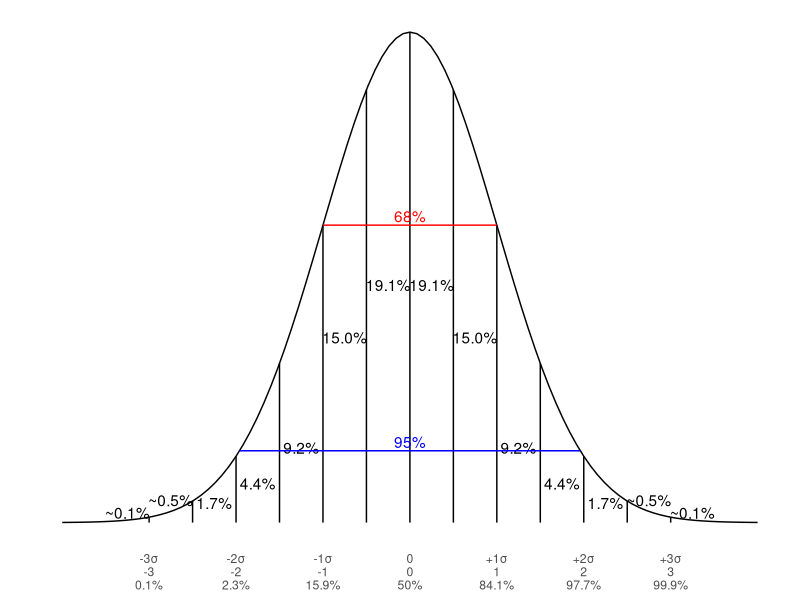

Reproduce this figure in R. (Note: this script raises an error after producing the figure.)
library(tidyverse)


markers <- tibble(x = seq(from = -3, to = 3, by = 0.5)) |> 
   mutate(y=dnorm(x))

labels <- tribble(~x, ~y, ~label,
-0.25 , dnorm(-0.25)/2, "19.1%",
0.25 , dnorm(0.25)/2, "19.1%",
-0.75, dnorm(0.75)/2, "15.0%",
0.75, dnorm(0.75)/2, "15.0%",
-1.25, dnorm(1.25)/3, "9.2%",
1.25, dnorm(1.25)/3, "9.2%",
-1.75, dnorm(2.25), "4.4%",
1.75, dnorm(2.25), "4.4%",
-2.25, dnorm(2.25)/2, "1.7%",
2.25, dnorm(2.25)/2, "1.7%",
2.75, dnorm(2.75)*2, "~0.5%",
3.25, dnorm(3.25)*4, "~0.1%",
-2.75, dnorm(2.75)*2, "~0.5%",
-3.25, dnorm(3.25)*4, "~0.1%")



breaks_1 <- seq(-3, 3, by = 1)
sigma_labels <- c("-3σ","-2σ","-1σ","0","+1σ","+2σ","+3σ")
z_labels     <- as.character(breaks_1)
cum_labels   <- c("0.1%","2.3%","15.9%","50%","84.1%","97.7%","99.9%")
tick_labels  <- paste(sigma_labels, z_labels, cum_labels, sep = "\n")

# Samme lineheight begge steder
lh <- 1.00

p <- ggplot(data = data.frame(x = c(-4, 4)), aes(x)) +
  stat_function(fun = dnorm, n = 101, args = list(mean = 0, sd = 1)) + ylab("") +
  scale_y_continuous(breaks = NULL) +
  geom_segment(data = markers, aes(x=x, y =0, xend = x, yend = y)) +
  geom_text(data = labels, mapping= aes(x,y, label = label)) +
  scale_x_continuous(breaks = breaks_1, labels = tick_labels, name = NULL) +
  annotate("segment", x = -1, y = dnorm(1), xend = 1, yend = dnorm(1), color = "red") +
  annotate("text", x = 0, y = dnorm(0.97), label = "68%", color = "RED") +

  annotate("segment", x = -1.96, y = dnorm(1.96), xend = 1.96, yend = dnorm(1.96), color = "blue") +
  annotate("text", x = 0, y = dnorm(1.9), label = "95%", color = "BLUE") +
  theme(line = element_blank(), rect = element_blank())


# --- Tilføj venstre kolonne med 3-linjers label, med vertikal nudge ---
gt <- ggplotGrob(p)
axis_b_id <- which(gt$layout$name == "axis-b")
axis_b    <- gt$layout[axis_b_id, ]

# Justér denne for at løfte/sænke venstreteksten i forhold til tick-linjerne
y_nudge_lines <- 0.9  # positiv = lidt op, negativ = lidt ned

left_lab <- textGrob(
  "Standard Deviation\nZ-Score\nCumulative Percent",
  x = unit(1, "npc"),
  just = c("right","top"),
  gp = gpar(fontsize = 10, lineheight = lh)
)
# Flyt grob'en en smule op i samme celle som x-aksen
left_lab$vp <- viewport(y = unit(1, "npc") + unit(y_nudge_lines, "lines"),
                        just = c("center","top"))

# Kolonnebredde baseret på tekstens faktiske bredde + lidt luft
left_w <- grobWidth(left_lab) + unit(0.6, "lines")

gt <- gtable_add_cols(gt, widths = left_w, pos = axis_b$l - 1)
left_col <- axis_b$l

gt <- gtable_add_grob(
  gt, left_lab,
  t = axis_b$t, b = axis_b$b,
  l = left_col, r = left_col,
  clip = "off"
)

grid.newpage(); grid.draw(gt)
